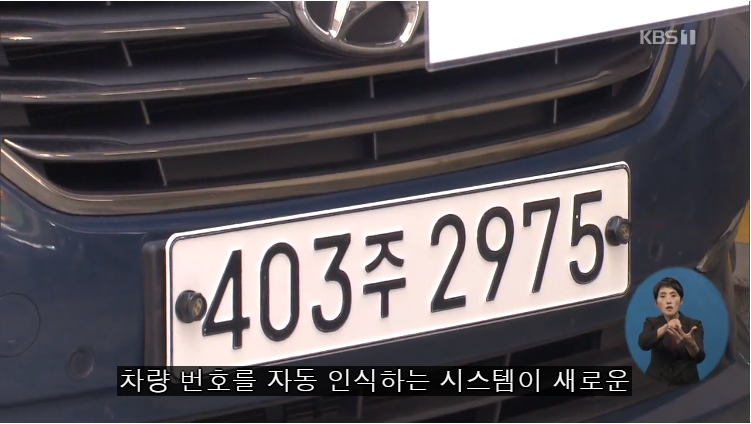
#> input picture base/403_2975.PNG, 751 x 424 px, found by its file name
$ python test_process_pers_20200703141018.py
#> lines starting #> are read from the running program, lines starting #| are printed output that depends on the picture
import numpy as np
import cv2

def transform():
    img = cv2.imread('./base/403_2975.png', cv2.IMREAD_COLOR)
#> img is the input picture: shape (424, 751, 3); mean B, G, R 92.6, 88.3, 92.9
    h, w = img.shape[:2]
#> h = 424; w = 751

    pts1 = np.float32([[0,0], [300,0], [0,300],[300,300]])
    pts2 = np.float32([[0,0], [300,0], [28, 387], [379, 390]])

    m = cv2.getPerspectiveTransform(pts1, pts2)
    img2 = cv2.warpPerspective(img, m, (w, h))
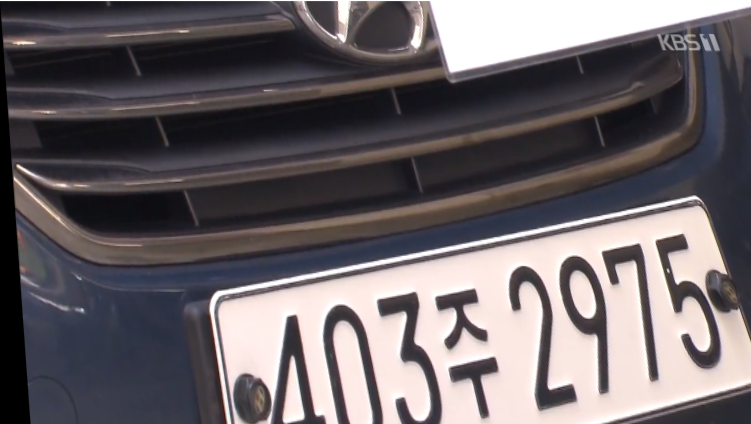
#> img2: shape (424, 751, 3); mean B, G, R 104, 100.5, 107.1
    cv2.imshow('origin', img)
    cv2.imshow('perssssibal', img2)
    cv2.waitKey(0)

transform()
